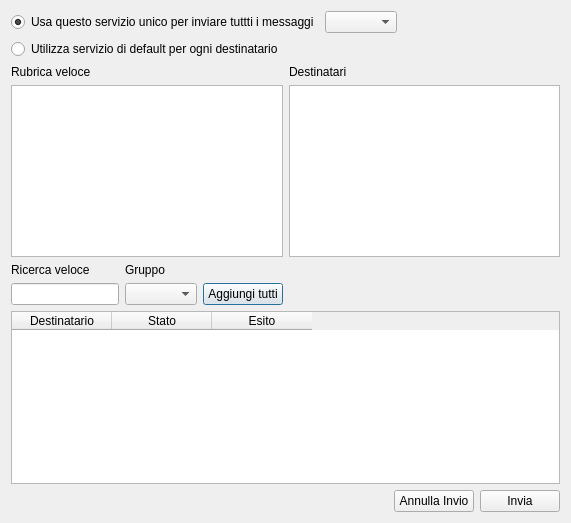
<?xml version="1.0" encoding="UTF-8"?>
<ui version="4.0">
 <class>InvioMultiplo</class>
 <widget class="QDialog" name="InvioMultiplo">
  <property name="geometry">
   <rect>
    <x>0</x>
    <y>0</y>
    <width>571</width>
    <height>523</height>
   </rect>
  </property>
  <property name="windowTitle">
   <string>Invio Multiplo</string>
  </property>
  <property name="windowIcon">
   <iconset resource="resources.qrc">
    <normaloff>:/resource/jacksms_logo_normal.png</normaloff>:/resource/jacksms_logo_normal.png</iconset>
  </property>
  <layout class="QHBoxLayout" name="horizontalLayout_3">
   <item>
    <layout class="QVBoxLayout" name="verticalLayout">
     <item>
      <layout class="QGridLayout" name="gridLayout_4">
       <item row="0" column="0">
        <widget class="QRadioButton" name="radiounico">
         <property name="text">
          <string>Usa questo servizio unico per inviare tuttti i messaggi</string>
         </property>
         <property name="checked">
          <bool>true</bool>
         </property>
        </widget>
       </item>
       <item row="1" column="0">
        <widget class="QRadioButton" name="radioognunoilsuo">
         <property name="text">
          <string>Utilizza servizio di default per ogni destinatario</string>
         </property>
        </widget>
       </item>
       <item row="0" column="2">
        <widget class="QComboBox" name="comboServizio"/>
       </item>
       <item row="0" column="3">
        <spacer name="horizontalSpacer_2">
         <property name="orientation">
          <enum>Qt::Horizontal</enum>
         </property>
         <property name="sizeHint" stdset="0">
          <size>
           <width>40</width>
           <height>20</height>
          </size>
         </property>
        </spacer>
       </item>
      </layout>
     </item>
     <item>
      <layout class="QGridLayout" name="gridLayout">
       <item row="1" column="1">
        <widget class="QListWidget" name="rubricaVeloce"/>
       </item>
       <item row="2" column="1">
        <layout class="QGridLayout" name="gridLayout_2">
         <item row="1" column="0">
          <widget class="QLineEdit" name="RicercaVeloce"/>
         </item>
         <item row="1" column="1">
          <widget class="QComboBox" name="comboBox"/>
         </item>
         <item row="1" column="2">
          <widget class="QPushButton" name="ButtonAddAll">
           <property name="text">
            <string>Aggiungi tutti</string>
           </property>
          </widget>
         </item>
         <item row="0" column="0">
          <widget class="QLabel" name="label">
           <property name="text">
            <string>Ricerca veloce</string>
           </property>
          </widget>
         </item>
         <item row="0" column="1">
          <widget class="QLabel" name="label_2">
           <property name="text">
            <string>Gruppo</string>
           </property>
          </widget>
         </item>
        </layout>
       </item>
       <item row="0" column="1">
        <widget class="QLabel" name="label_5">
         <property name="text">
          <string>Rubrica veloce</string>
         </property>
        </widget>
       </item>
       <item row="0" column="2">
        <widget class="QLabel" name="label_4">
         <property name="text">
          <string>Destinatari</string>
         </property>
        </widget>
       </item>
       <item row="1" column="2">
        <widget class="QListWidget" name="destinatari"/>
       </item>
      </layout>
     </item>
     <item>
      <widget class="QTableWidget" name="tabellaEsito">
       <property name="columnCount">
        <number>3</number>
       </property>
       <column>
        <property name="text">
         <string>Destinatario</string>
        </property>
       </column>
       <column>
        <property name="text">
         <string>Stato</string>
        </property>
       </column>
       <column>
        <property name="text">
         <string>Esito</string>
        </property>
       </column>
      </widget>
     </item>
     <item>
      <layout class="QHBoxLayout" name="horizontalLayout">
       <item>
        <spacer name="horizontalSpacer">
         <property name="orientation">
          <enum>Qt::Horizontal</enum>
         </property>
         <property name="sizeHint" stdset="0">
          <size>
           <width>40</width>
           <height>20</height>
          </size>
         </property>
        </spacer>
       </item>
       <item>
        <widget class="QPushButton" name="buttonAnnullaInvio">
         <property name="text">
          <string>Annulla Invio</string>
         </property>
         <property name="icon">
          <iconset resource="resources.qrc">
           <normaloff>:/resource/stop.png</normaloff>:/resource/stop.png</iconset>
         </property>
        </widget>
       </item>
       <item>
        <widget class="QPushButton" name="pushButton">
         <property name="text">
          <string>Invia</string>
         </property>
         <property name="icon">
          <iconset resource="resources.qrc">
           <normaloff>:/resource/invia.png</normaloff>:/resource/invia.png</iconset>
         </property>
         <property name="iconSize">
          <size>
           <width>20</width>
           <height>16</height>
          </size>
         </property>
        </widget>
       </item>
      </layout>
     </item>
    </layout>
   </item>
  </layout>
 </widget>
 <resources>
  <include location="resources.qrc"/>
 </resources>
 <connections/>
</ui>
